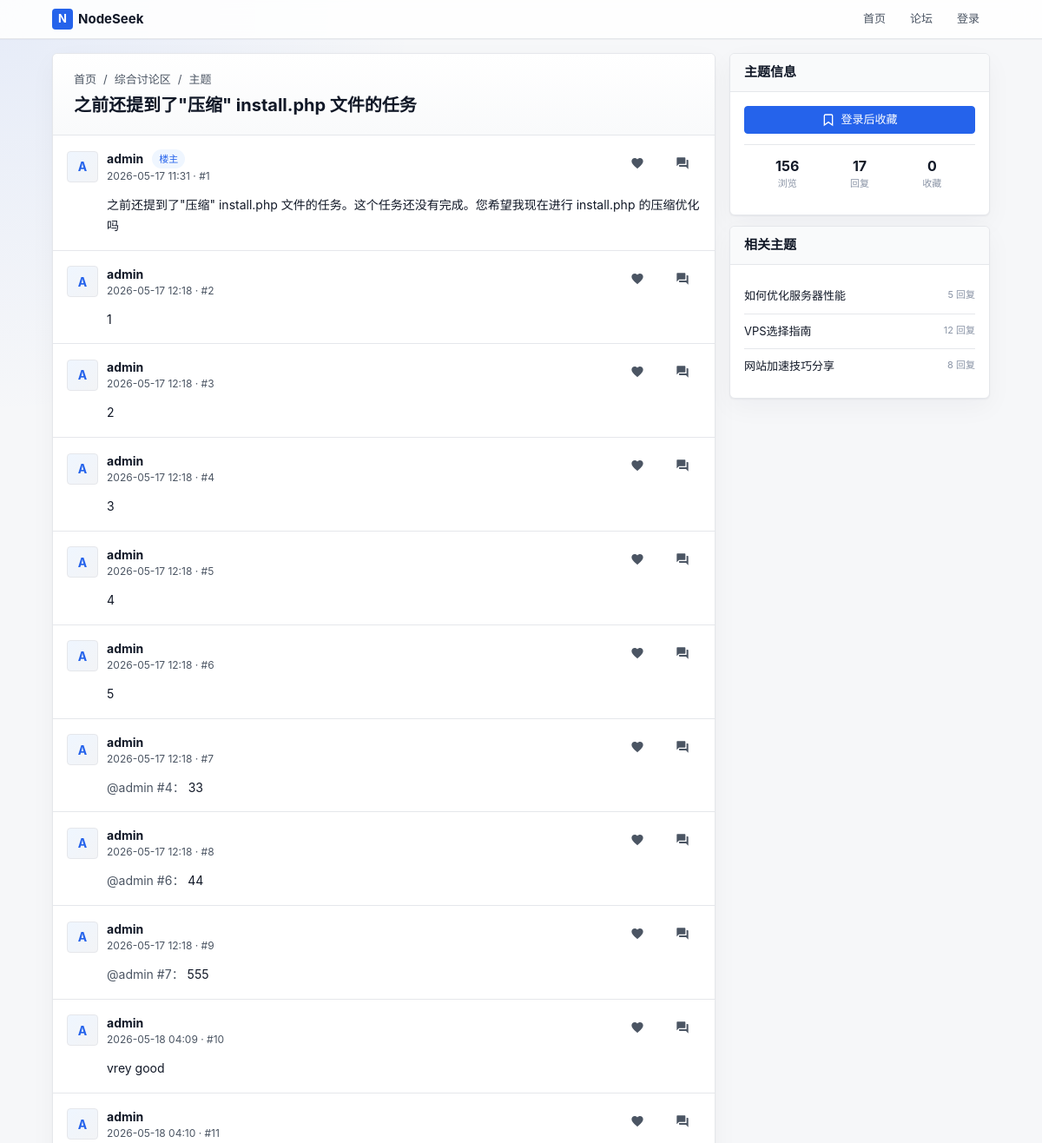
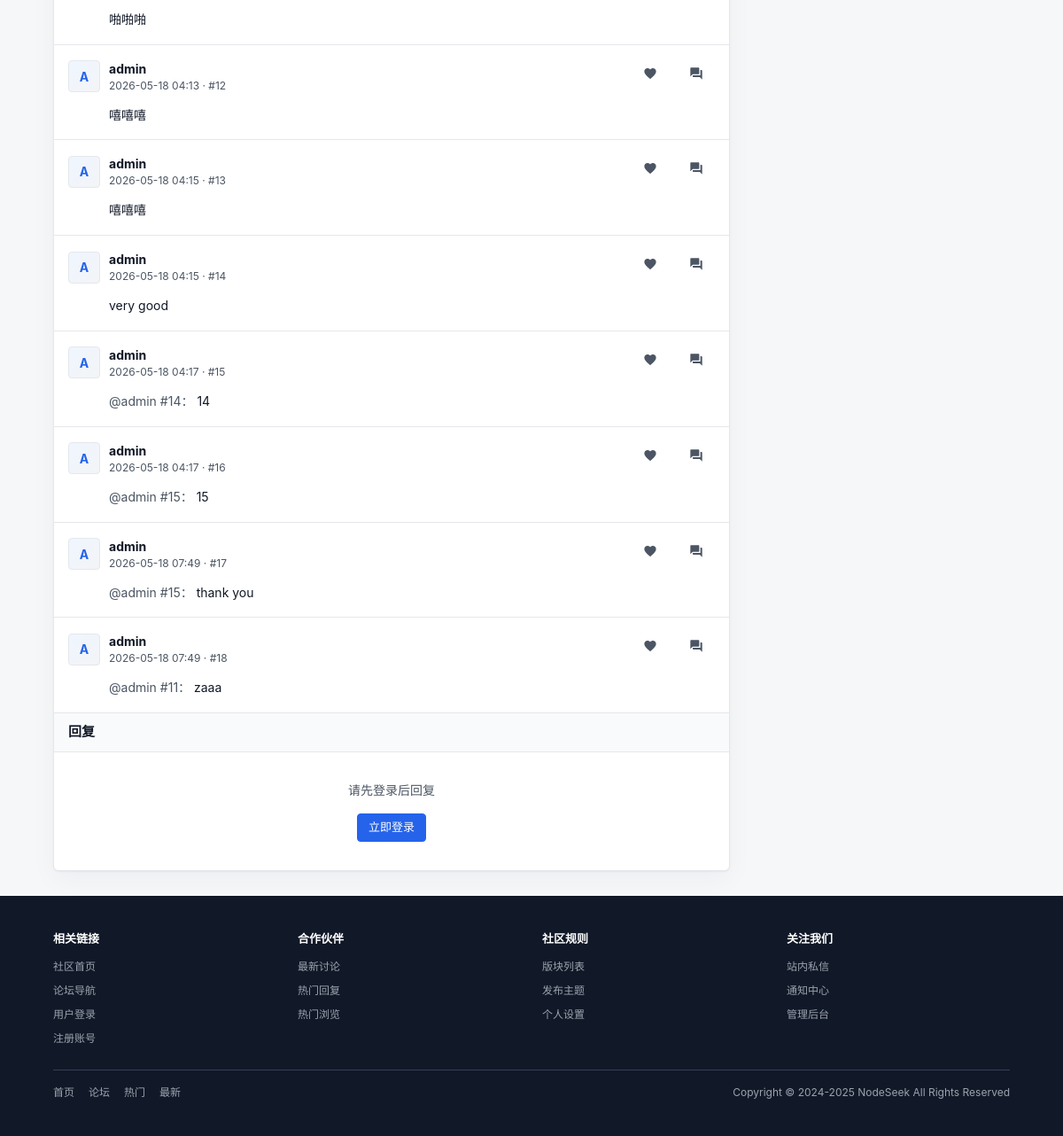
The page /index.php?c=thread&a=index&tid=3 on the database its author committed (2 pictures, top to bottom).
### tables this page shows
CREATE TABLE next_forum (
        fid INTEGER PRIMARY KEY AUTOINCREMENT,
        up_fid INTEGER NOT NULL DEFAULT 0,
        name VARCHAR(50) NOT NULL DEFAULT '',
        status INTEGER NOT NULL DEFAULT 0,
        sort_order INTEGER NOT NULL DEFAULT 0,
        thread_num INTEGER NOT NULL DEFAULT 0,
        reply_num INTEGER NOT NULL DEFAULT 0,
        today_num INTEGER NOT NULL DEFAULT 0,
        today_time INTEGER NOT NULL DEFAULT 0,
        last_tid INTEGER NOT NULL DEFAULT 0,
        json_data TEXT NOT NULL
    );

CREATE TABLE next_thread (
        tid INTEGER PRIMARY KEY AUTOINCREMENT,
        fid INTEGER NOT NULL DEFAULT 0,
        pid INTEGER NOT NULL DEFAULT 0,
        typeid INTEGER NOT NULL DEFAULT 0,
        read_perm INTEGER NOT NULL DEFAULT 0,
        uid INTEGER NOT NULL DEFAULT 0,
        pm_uid INTEGER NOT NULL DEFAULT 0,
        subject VARCHAR(255) NOT NULL DEFAULT '',
        hash VARCHAR(255) NOT NULL DEFAULT '',
        dateline INTEGER NOT NULL DEFAULT 0,
        sort_order INTEGER NOT NULL DEFAULT 0,
        highlight INTEGER NOT NULL DEFAULT 0,
        digest INTEGER NOT NULL DEFAULT 0,
        closed INTEGER NOT NULL DEFAULT 0,
        reply_time INTEGER NOT NULL DEFAULT 0,
        reply_uid INTEGER NOT NULL DEFAULT 0,
        reply_num INTEGER NOT NULL DEFAULT 0,
        view_num INTEGER NOT NULL DEFAULT 0,
        fav_num INTEGER NOT NULL DEFAULT 0,
        log_num INTEGER NOT NULL DEFAULT 0
    );

CREATE TABLE next_post (
        pid INTEGER PRIMARY KEY AUTOINCREMENT,
        fid INTEGER NOT NULL DEFAULT 0,
        tid INTEGER NOT NULL DEFAULT 0,
        is_thread INTEGER NOT NULL DEFAULT 0,
        uid INTEGER NOT NULL DEFAULT 0,
        dateline INTEGER NOT NULL DEFAULT 0,
        report_time INTEGER NOT NULL DEFAULT 0,
        message TEXT NOT NULL,
        ip VARCHAR(50) NOT NULL DEFAULT '',
        rate_num INTEGER NOT NULL DEFAULT 0,
        sort_order INTEGER NOT NULL DEFAULT 0,
        reply_num INTEGER NOT NULL DEFAULT 0,
        quote_pid INTEGER NOT NULL DEFAULT 0,
        quote_uid INTEGER NOT NULL DEFAULT 0,
        quote_floor INTEGER NOT NULL DEFAULT 0
    );

CREATE TABLE next_member (
        uid INTEGER PRIMARY KEY AUTOINCREMENT,
        username VARCHAR(50) NOT NULL DEFAULT '',
        gid INTEGER NOT NULL DEFAULT 0,
        avatar INTEGER NOT NULL DEFAULT 0,
        password VARCHAR(255) NOT NULL DEFAULT '',
        auth_secret VARCHAR(50) NOT NULL DEFAULT '',
        auth_enabled INTEGER NOT NULL DEFAULT 0,
        notify_num INTEGER NOT NULL DEFAULT 0,
        credit INTEGER NOT NULL DEFAULT 0,
        reg_ip VARCHAR(50) NOT NULL DEFAULT '',
        reg_date INTEGER NOT NULL DEFAULT 0,
        last_ip VARCHAR(50) NOT NULL DEFAULT '',
        last_visit INTEGER NOT NULL DEFAULT 0,
        reply_time INTEGER NOT NULL DEFAULT 0,
        reply_num INTEGER NOT NULL DEFAULT 0,
        thread_num INTEGER NOT NULL DEFAULT 0,
        fav_num INTEGER NOT NULL DEFAULT 0,
        inbox_num INTEGER NOT NULL DEFAULT 0,
        outbox_num INTEGER NOT NULL DEFAULT 0,
        log_num INTEGER NOT NULL DEFAULT 0,
        email VARCHAR(80) NOT NULL DEFAULT '',
        email_status INTEGER NOT NULL DEFAULT 0,
        signin_time INTEGER NOT NULL DEFAULT 0,
        invisible INTEGER NOT NULL DEFAULT 0,
        timeoffset VARCHAR(10) NOT NULL DEFAULT '',
        search_time INTEGER NOT NULL DEFAULT 0,
        status INTEGER NOT NULL DEFAULT 0
    , json_data TEXT DEFAULT '{}');

### controllers/ThreadController.php (called while the page is built, shortened)
<?php
class ThreadController {
    public static function index($tid) {
        $thread = ThreadModel::get($tid);
        $forum = ForumModel::get($thread['fid']);
        $page = isset($_GET['page']) ? (int)$_GET['page'] : 1;
        $posts = PostModel::getPosts($tid, $page);
        $uids = array_unique(array_merge([$thread['uid']], array_column($posts, 'uid')));
        $quoteUids = array_filter(array_unique(array_column($posts, 'quote_uid')));
        if (!empty($quoteUids)) {
            $uids = array_unique(array_merge($uids, $quoteUids));
        }
        $users = MemberModel::getMembersByUids($uids);
        Template::display('thread/index');
    }
}
?>

### index.php (called while the page is built, shortened)
<?php
require ROOT_PATH . '/lib/Autoloader.php';
$controller = isset($_GET['c']) ? $_GET['c'] : 'home';
$action = isset($_GET['a']) ? $_GET['a'] : 'index';
$controllerClass = ucfirst($controller) . 'Controller';
$params = [];
if (isset($_GET['tid'])) $params[] = $_GET['tid'];
call_user_func_array([$controllerClass, $action], $params);
?>

### config/database.php (called while the page is built)
<?php
return [
    'default' => 'sqlite',
    'connections' => [
        'sqlite' => [
            'driver' => 'sqlite',
            'database' => ROOT_PATH . '/database/forum.db',
        ],
    ],
];

### lib/Database.php (called while the page is built, shortened)
<?php
class Database {
    private static $instance = null;
    private $config = null;
    private function __construct() {
        $this->config = require ROOT_PATH . '/config/database.php';
    }
    public static function getInstance() {
        if (self::$instance === null) {
            self::$instance = new self();
        }
        return self::$instance;
    }
    private function connect() {
        $default = $this->config['default'];
        $connection = $this->config['connections'][$default];
        if ($connection['driver'] === 'sqlite') {
            $this->connection = new PDO('sqlite:' . $connection['database']);
        }
    }
    private static function getConnection() {
        return self::getInstance()->connection;
    }
    public static function query($sql, $params = []) {
        $stmt = self::getConnection()->prepare($sql);
        $stmt->execute($params);
        return $stmt;
    }
    public static function fetch($sql, $params = []) {
        $stmt = self::query($sql, $params);
        return $stmt->fetch(PDO::FETCH_ASSOC);
    }
    public static function fetchAll($sql, $params = []) {
        $stmt = self::query($sql, $params);
        return $stmt->fetchAll(PDO::FETCH_ASSOC);
    }
}
?>

### models/ThreadModel.php (called while the page is built, shortened)
<?php
class ThreadModel {
    public static function get($tid) {
        return Database::fetch("SELECT * FROM " . self::TABLE . " WHERE " . self::PRIMARY_KEY . " = :tid", ['tid' => $tid]);
    }
}
?>

### models/ForumModel.php (called while the page is built, shortened)
<?php
class ForumModel {
    public static function get($fid) {
        return Database::fetch("SELECT * FROM " . self::TABLE . " WHERE fid = ?", [$fid]);
    }
}
?>

### lib/Autoloader.php (called while the page is built, shortened)
<?php
class Autoloader {
    public static function load($class) {
        $paths = [
            ROOT_PATH . '/lib/' . $class . '.php',
            ROOT_PATH . '/models/' . $class . '.php',
            ROOT_PATH . '/controllers/' . $class . '.php',
        ];
        foreach ($paths as $path) {
            if (file_exists($path)) {
                return;
            }
        }
    }
}

### models/PostModel.php (called while the page is built, shortened)
<?php
class PostModel {
    public static function getPosts($tid, $page = 1) {
        $offset = ($page - 1) * 20;
        return Database::fetchAll("SELECT * FROM " . self::TABLE . " WHERE tid = :tid ORDER BY pid ASC LIMIT 20 OFFSET :offset", ['tid' => $tid, 'offset' => $offset]);
    }
}
?>

### models/MemberModel.php (called while the page is built, shortened)
<?php
class MemberModel {
    public static function getMembersByUids($uids) {
        $uids = array_values(array_filter(array_unique($uids)));
        $placeholders = implode(',', array_fill(0, count($uids), '?'));
        $sql = "SELECT uid, username, avatar FROM " . self::TABLE . " WHERE uid IN ($placeholders)";
        $members = Database::fetchAll($sql, $uids);
        $result = [];
        foreach ($members as $member) {
            $result[$member['uid']] = $member;
        }
        return $result;
    }
}
?>

### lib/PostHelper.php (the view, shortened to what this page needs)
<?php
class PostHelper {
    public static function renderPost($post, $users, $index, $isFirst = false) {
        ?>
<div class="post-item" id="post-<?php echo $post['pid']; ?>">
    <div class="post-header justify-between">
        <div class="flex items-center gap-md">
            <div class="avatar avatar-post">
                <?php if (!empty($users[$post['uid']]['avatar'])): ?>
                    <img src="<?php echo htmlspecialchars($users[$post['uid']]['avatar']); ?>" alt="">
                <?php else: ?>
                    <?php echo strtoupper(substr($users[$post['uid']]['username'] ?? '?', 0, 1)); ?>
                <?php endif; ?>
            </div>
            <div class="flex-1 min-width-0">
                <div class="flex items-center gap-md">
                    <span class="font-bold"><?php echo htmlspecialchars($users[$post['uid']]['username'] ?? '已删除用户'); ?></span>
                    <?php if ($isFirst): ?>
                        <span class="badge badge-blue">楼主</span>
                    <?php endif; ?>
                </div>
                <div class="text-secondary font-sm">
                    <?php echo date('Y-m-d H:i', $post['dateline']); ?> · #<?php echo $index; ?>
                </div>
            </div>
        </div>
        <div class="flex items-center gap-md">
            <button type="button" class="btn btn-ghost text-muted" aria-label="喜欢">
                <svg width="16" height="16" viewBox="0 0 24 24" fill="currentColor">
                    <path d="M12 21.35l-1.45-1.32C5.4 15.36 2 12.28 2 8.5 2 5.42 4.42 3 7.5 3c1.74 0 3.41.81 4.5 2.09C13.09 3.81 14.76 3 16.5 3 19.58 3 22 5.42 22 8.5c0 3.78-3.4 6.86-8.55 11.54L12 21.35z"/>
                </svg>
            </button>
            <button type="button" class="btn btn-ghost text-muted quote-btn" aria-label="引用回复" data-pid="<?php echo $post['pid']; ?>" data-uid="<?php echo $post['uid']; ?>" data-floor="<?php echo $index; ?>" data-username="<?php echo htmlspecialchars($users[$post['uid']]['username'] ?? ''); ?>">
                <svg width="16" height="16" viewBox="0 0 24 24" fill="currentColor">
                    <path d="M21 6h-2v9H6v2c0 .55.45 1 1 1h11l4 4V7c0-.55-.45-1-1-1zm-4 6V3c0-.55-.45-1-1-1H3c-.55 0-1 .45-1 1v14l4-4h10c.55 0 1-.45 1-1z"/>
                </svg>
            </button>
        </div>
    </div>
    <div class="post-body">
        <div class="post-content">
            <?php if (!empty($post['quote_pid']) && !empty($post['quote_uid'])): ?>
                <span class="text-secondary">@<?php echo htmlspecialchars($users[$post['quote_uid']]['username'] ?? '已删除用户'); ?> #<?php echo $post['quote_floor']; ?>：</span>
            <?php endif; ?>
            <?php echo nl2br(htmlspecialchars($post['message'])); ?>
        </div>
    </div>
</div>
        <?php
        return ob_get_clean();
    }
}

### templates/thread/index.php (shortened to what this page needs)
<div class="grid grid-cols-3">
    <div class="main-content">
        <div class="card">
            <div class="thread-header">
                <div class="breadcrumb">
                    <a href="index.php">首页</a>
                    /
                    <a href="index.php?c=forum&a=index&fid=<?php echo $thread['fid']; ?>"><?php echo htmlspecialchars($forum['name'] ?? '未命名版块'); ?></a>
                    /
                    <a href="index.php?c=thread&a=index&tid=<?php echo $thread['tid']; ?>">主题</a>
                </div>
                <div class="thread-title-row">
                    <div class="flex items-center gap-md">
                        <h1><?php echo htmlspecialchars($thread['subject']); ?></h1>
                    </div>
                </div>
            </div>
            <div class="post-list">
                <?php foreach ($posts as $index => $post): ?>
                    <?php echo PostHelper::renderPost($post, $users, $index + 1, $index === 0); ?>
                <?php endforeach; ?>
            </div>
            <div class="reply-box">
                <div class="reply-header">
                    <h3 id="reply-title">回复</h3>
                </div>
                <div class="reply-body">
                <?php if (isset($user)): ?>
                    <form id="reply-form" action="index.php?c=thread&a=reply&tid=<?php echo $thread['tid']; ?>" method="post">
                        <input type="hidden" name="quote_pid" id="quote-pid" value="">
                        <input type="hidden" name="quote_uid" id="quote-uid" value="">
                        <textarea name="message" id="reply-message" class="reply-textarea" placeholder="写下你的回复..." required></textarea>
                        <div class="flex justify-end gap-md mt-sm">
                            <button type="button" id="cancel-quote" class="btn btn-secondary hide">取消引用</button>
                            <button type="submit" id="reply-submit" class="btn btn-primary">发表回复</button>
                        </div>
                    </form>
                <?php else: ?>
                    <div class="text-center py-lg text-secondary">
                        <p>请先登录后回复</p>
                        <a href="index.php?c=auth&a=login" class="btn btn-primary mt-sm">立即登录</a>
                    </div>
                <?php endif; ?>
                </div>
            </div>
        </div>
    </div>
    <div class="sidebar">
        <div class="card">
            <div class="sidebar-header">
                <h3>主题信息</h3>
            </div>
            <div class="sidebar-body">
                <?php if (isset($user)): ?>
                    <button type="button" id="fav-btn" class="btn <?php echo $isFavorited ? 'btn-secondary' : 'btn-primary'; ?> w-full mb-md" data-tid="<?php echo $thread['tid']; ?>" data-favorited="<?php echo $isFavorited ? '1' : '0'; ?>">
                        <svg class="icon" width="16" height="16" viewBox="0 0 24 24" fill="<?php echo $isFavorited ? 'currentColor' : 'none'; ?>" stroke="currentColor" stroke-width="2">
                            <path d="M19 21l-7-5-7 5V5a2 2 0 0 1 2-2h10a2 2 0 0 1 2 2z"></path>
                        </svg>
                        <span id="fav-text"><?php echo $isFavorited ? '已收藏' : '收藏主题'; ?></span>
                    </button>
                <?php else: ?>
                    <a href="index.php?c=auth&a=login" class="btn btn-primary w-full mb-md">
                        <svg class="icon" width="16" height="16" viewBox="0 0 24 24" fill="none" stroke="currentColor" stroke-width="2">
                            <path d="M19 21l-7-5-7 5V5a2 2 0 0 1 2-2h10a2 2 0 0 1 2 2z"></path>
                        </svg>
                        <span>登录后收藏</span>
                    </a>
                <?php endif; ?>
                <div class="user-stats">
                    <div class="user-stat">
                        <div class="user-stat-value"><?php echo $thread['view_num']; ?></div>
                        <div class="user-stat-label">浏览</div>
                    </div>
                    <div class="user-stat">
                        <div class="user-stat-value" id="reply-count"><?php echo $thread['reply_num']; ?></div>
                        <div class="user-stat-label">回复</div>
                    </div>
                    <div class="user-stat">
                        <div class="user-stat-value" id="fav-count"><?php echo $thread['fav_num'] ?? 0; ?></div>
                        <div class="user-stat-label">收藏</div>
                    </div>
                </div>
            </div>
        </div>
        <div class="card">
            <div class="sidebar-header">
                <h3>相关主题</h3>
            </div>
            <div class="sidebar-body">
                <div class="related-topics">
                    <a href="index.php?keyword=<?php echo urlencode('服务器性能'); ?>" class="related-item">
                        <span class="related-title">如何优化服务器性能</span>
                        <span class="related-meta">5 回复</span>
                    </a>
                    <a href="index.php?keyword=<?php echo urlencode('VPS'); ?>" class="related-item">
                        <span class="related-title">VPS选择指南</span>
                        <span class="related-meta">12 回复</span>
                    </a>
                    <a href="index.php?keyword=<?php echo urlencode('网站加速'); ?>" class="related-item">
                        <span class="related-title">网站加速技巧分享</span>
                        <span class="related-meta">8 回复</span>
                    </a>
                </div>
            </div>
        </div>
    </div>
</div>

### rows shown on the page
next_forum: name "综合讨论区"
next_thread: subject "之前还提到了\"压缩\" install.php 文件的任务", view_num "156", reply_num "17", fav_num "0"
next_post: uid.username "A", uid.username "admin", shows "楼主", dateline "2026-05-17 11:31", index "1", message "之前还提到了\"压缩\" install.php 文件的任务。这个任务还没有完成。您希望我现在进行 install.php 的压缩优化吗"
next_post: uid.username "A", uid.username "admin", dateline "2026-05-17 12:18", index "2", message "1"
next_post: uid.username "A", uid.username "admin", dateline "2026-05-17 12:18", index "3", message "2"
next_post: uid.username "A", uid.username "admin", dateline "2026-05-17 12:18", index "4", message "3"
next_post: uid.username "A", uid.username "admin", dateline "2026-05-17 12:18", index "5", message "4"
next_post: uid.username "A", uid.username "admin", dateline "2026-05-17 12:18", index "6", message "5"
next_post: uid.username "A", uid.username "admin", dateline "2026-05-17 12:18", index "7", quote_uid.username "admin", quote_floor "4", message "33"
next_post: uid.username "A", uid.username "admin", dateline "2026-05-17 12:18", index "8", quote_uid.username "admin", quote_floor "6", message "44"
next_post: uid.username "A", uid.username "admin", dateline "2026-05-17 12:18", index "9", quote_uid.username "admin", quote_floor "7", message "555"
next_post: uid.username "A", uid.username "admin", dateline "2026-05-18 04:09", index "10", message "vrey good"
next_post: uid.username "A", uid.username "admin", dateline "2026-05-18 04:10", index "11", message "啪啪啪"
next_post: uid.username "A", uid.username "admin", dateline "2026-05-18 04:13", index "12", message "嘻嘻嘻"
next_post: uid.username "A", uid.username "admin", dateline "2026-05-18 04:15", index "13", message "嘻嘻嘻"
next_post: uid.username "A", uid.username "admin", dateline "2026-05-18 04:15", index "14", message "very good"
next_post: uid.username "A", uid.username "admin", dateline "2026-05-18 04:17", index "15", quote_uid.username "admin", quote_floor "14", message "14"
next_post: uid.username "A", uid.username "admin", dateline "2026-05-18 04:17", index "16", quote_uid.username "admin", quote_floor "15", message "15"
next_post: uid.username "A", uid.username "admin", dateline "2026-05-18 07:49", index "17", quote_uid.username "admin", quote_floor "15", message "thank you"
next_post: uid.username "A", uid.username "admin", dateline "2026-05-18 07:49", index "18", quote_uid.username "admin", quote_floor "11", message "zaaa"
